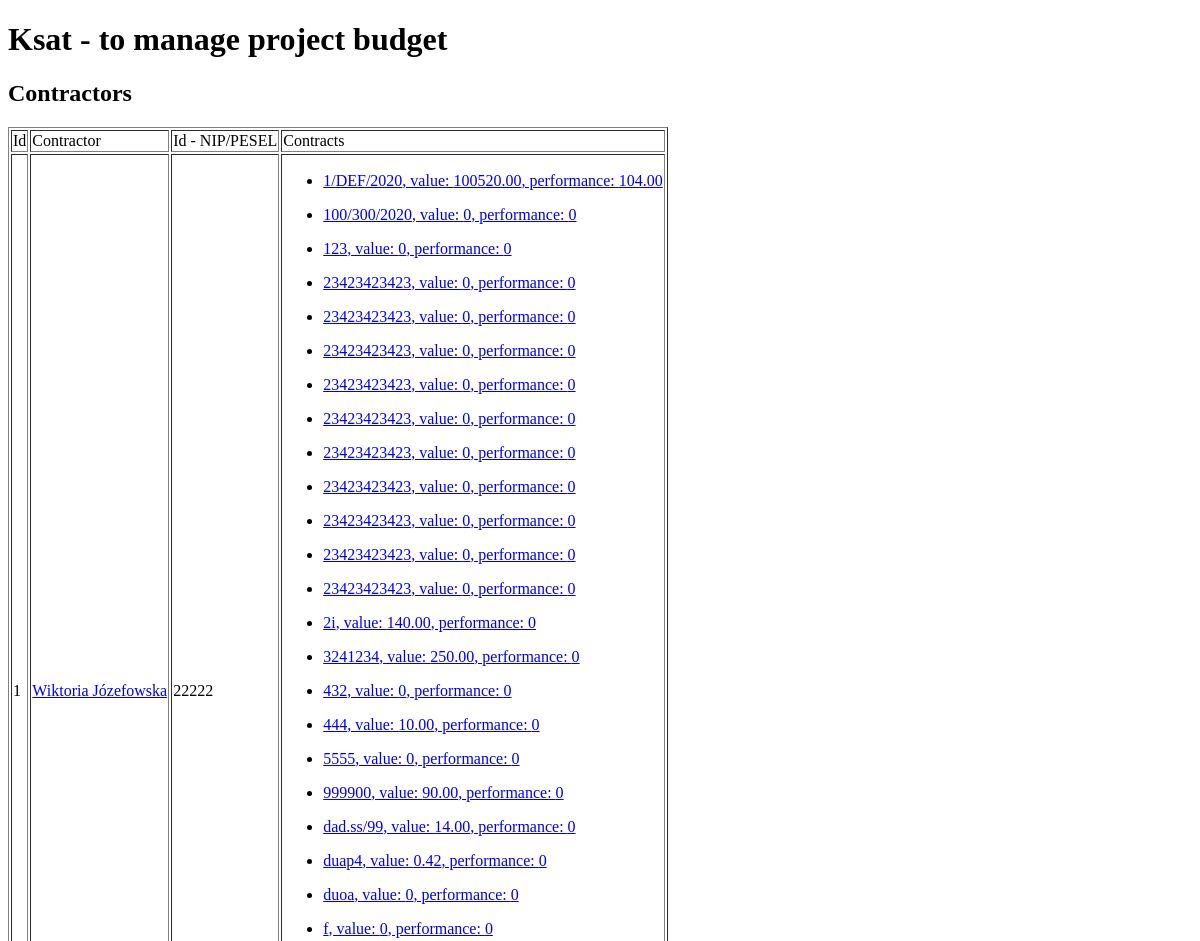
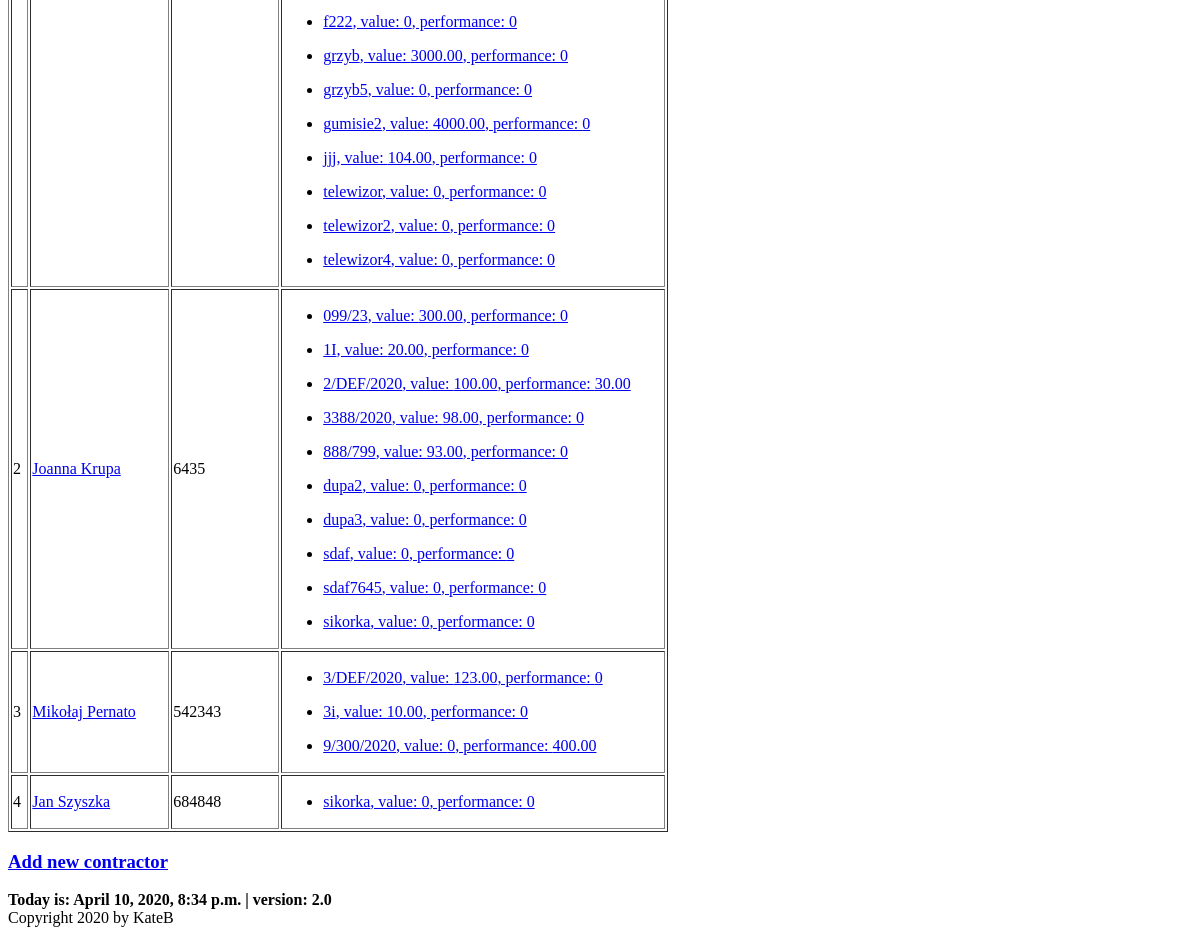
The page /ksat/contractors/ on the database as committed earlier (2 pictures, top to bottom).
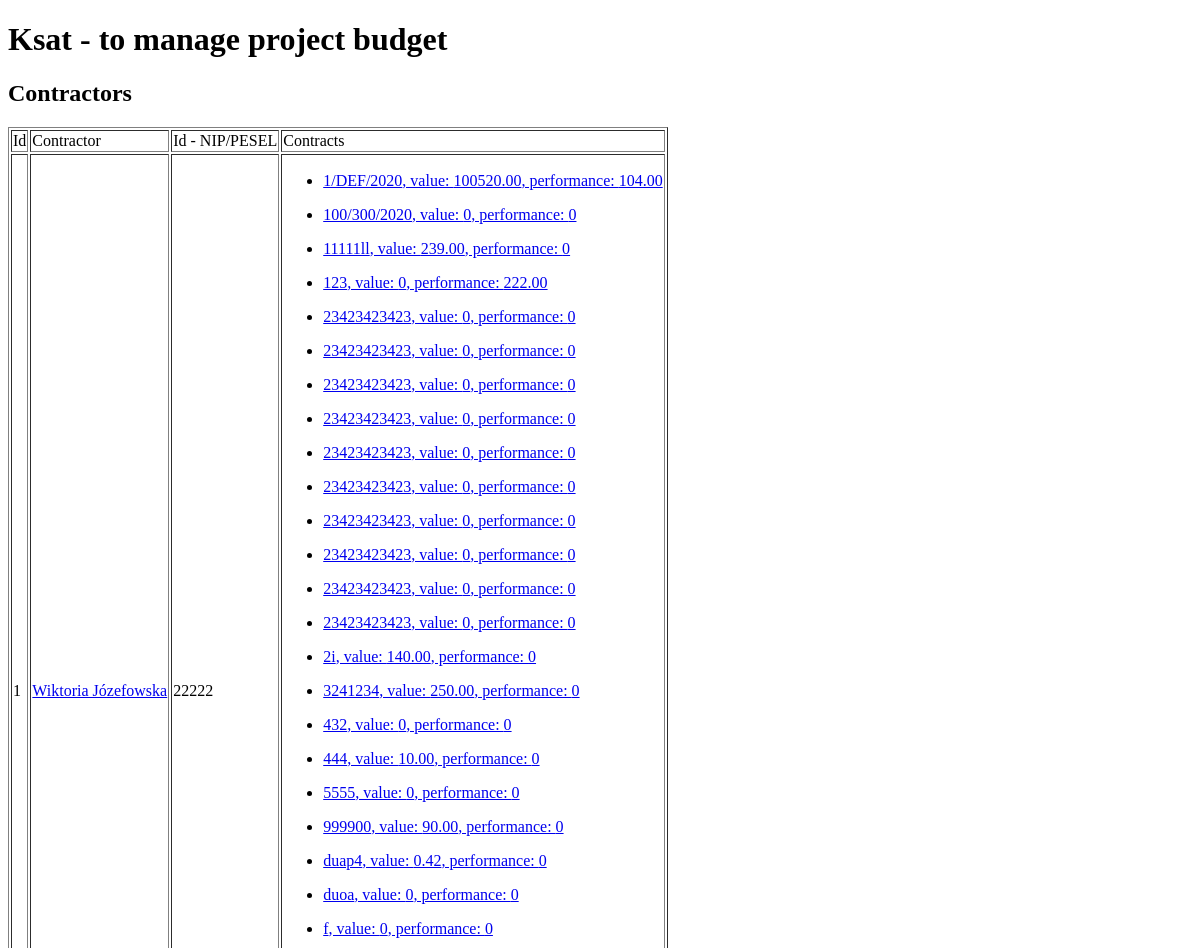
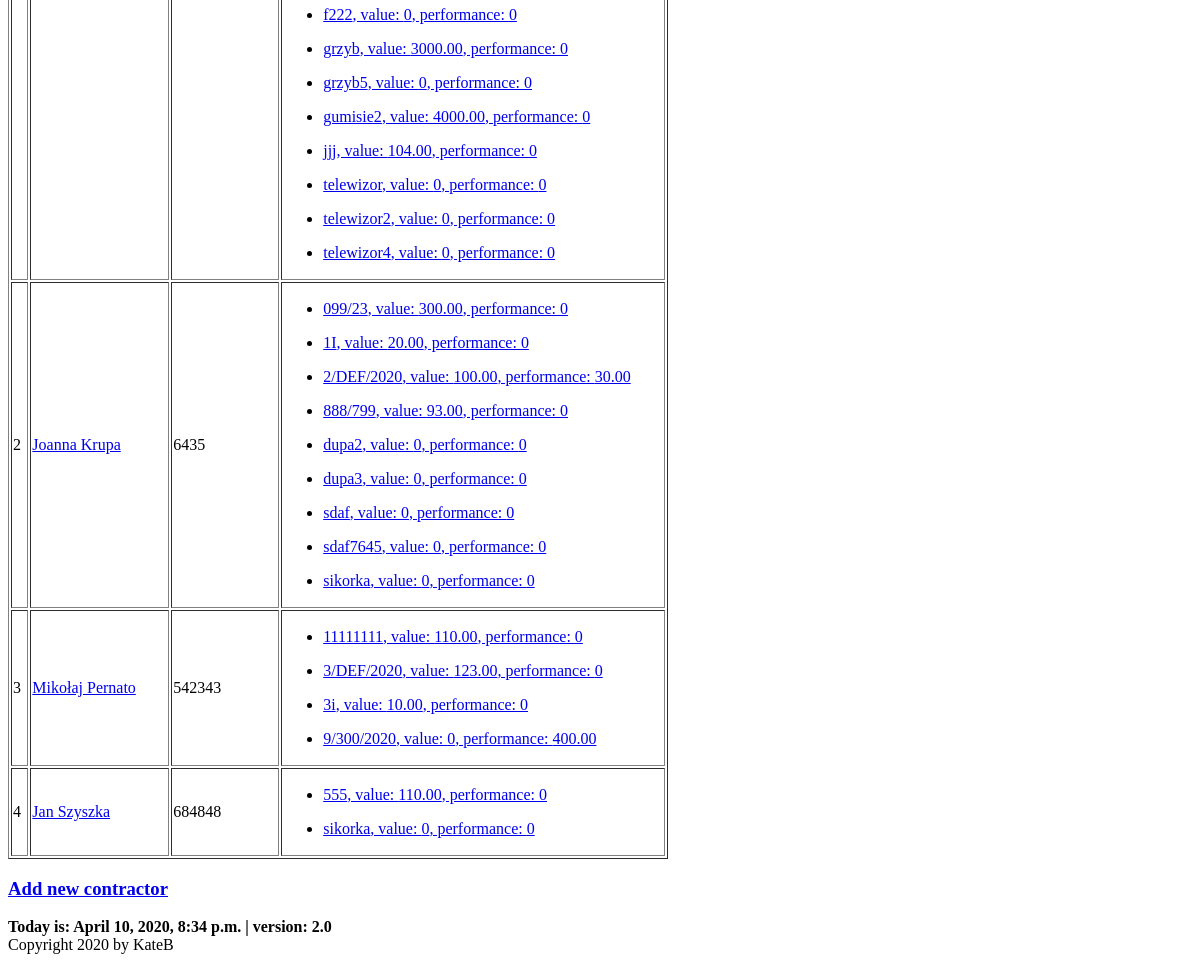
The same page on the database as committed later (2 pictures, top to bottom).
### budget/models.py (models this page shows, shortened)
class Contractor(models.Model):
    name = models.CharField(max_length=128)
    last_name = models.CharField(max_length=128)
    num = models.SmallIntegerField(blank=True)
    def get_absolute_url(self):
        return reverse('budget:contractor_details', kwargs={'contractor_id': self.pk})
    def __str__(self):
        return f'{self.name} {self.last_name}'
    class Meta:
        default_related_name = 'contractors'
        ordering = ('last_name',)
        verbose_name = 'contractor'

class Contract(models.Model):
    number = models.CharField(max_length=128)
    date = models.DateField()
    task = models.ForeignKey(Task, on_delete=models.CASCADE, related_name='contracts', related_query_name='contract')
    contractor = models.ForeignKey(Contractor, default=None, on_delete=models.CASCADE, related_name='contracts',
                                   related_query_name='contract')
    article = models.ManyToManyField(Articles, through='ContractArticle')
    def contract_value(self):
        value = ContractArticle.objects.filter(contract=self).aggregate(total=Sum('value'))['total']
        if value:
            return round(value, 2)
        return 0
    def contract_performance(self):
        fin_docs = FinancialDocument.objects.filter(contract=self)
        performance = 0
        for fin_doc in fin_docs:
            performance += fin_doc.fin_doc_value()
        return round(performance, 2)
    class Meta:
        default_related_name = 'contract'
        ordering = ('number', 'contractor')
        verbose_name = 'contract'

class FinancialDocument(models.Model):
    contract = models.ForeignKey(Contract, on_delete=models.CASCADE, related_name='fds', related_query_name='fd')
    contractor = models.ForeignKey(Contractor, default=None, on_delete=models.CASCADE, related_name='fds',
                                   related_query_name='fd')
    number = models.CharField(max_length=64, default=None)
    date = models.DateField()
    payment_date1 = models.DateField(blank=True, null=True)
    payment_date2 = models.DateField(blank=True, null=True)
    article = models.ManyToManyField(Articles, through='FinDocumentArticle')
    def fin_doc_value(self):
        value = FinDocumentArticle.objects.filter(fin_doc=self).aggregate(total=Sum('value'))['total']
        if value:
            return round(value, 2)
        return 0
    class Meta:
        default_related_name = 'fds'
        verbose_name = 'finacial_doc'

### budget/views.py (the view)
# urls.py: path('contractors/', views.ContractorView.as_view(), name='contractors'),
class ContractorView(ListView):
    model = Contractor
    template_name = 'budget/contractors.html'
    context_object_name = 'contractors'

### budget/my_context_processor.py (called while the page is built)
def cp(request):
    ctx = {
        "now": django.utils.timezone.now(),
        "version": "2.0"
    }
    return ctx

### budget/templates/budget/contractors.html (shortened to what this page needs)
{% extends 'base.html' %}
{% block content %}
    {{ block.super }}
    <h2>Contractors</h2>
    <table border="bold">
        <thead>
        <tr>
            <td>Id</td>
            <td>Contractor</td>
            <td>Id - NIP/PESEL</td>
            <td>Contracts</td>
        </tr>
        </thead>
        <tbody>
        {% for contractor in contractors %}
            <tr>
                <td>{{ forloop.counter }}</td>
                <td><a href="{{ contractor.get_absolute_url }}">{{ contractor }}</a></td>
                <td>{{ contractor.num }}</td>
                <td>{% if contractor.contracts.all %}
                    {% for contract in  contractor.contracts.all %}
                        <ul>
                            <li><a href="{% url 'budget:contract_details' contract.id %}">{{ contract.number }},
                                value: {{ contract.contract_value }},
                                performance: {{ contract.contract_performance }}</a></li>
                        </ul>
                    {% endfor %}
                {% else %}
                    No contracts yet
                {% endif %}</td>
            </tr>
        {% endfor %}
        </tbody>
    </table>
    <h3><a href="{% url 'budget:add_contractor' %}">Add new contractor</a></h3>
{% endblock %}

Rows that differ between the two databases and show on the page:
removed Contract: number "dad.ss/99", contract_value "14.00", contract_performance "0", shown under Contractor "Wiktoria Józefowska"
removed Contract: number "3388/2020", contract_value "98.00", contract_performance "0", shown under Contractor "Joanna Krupa"
added Contract: number "11111ll", contract_value "239.00", contract_performance "0", shown under Contractor "Wiktoria Józefowska"
computed for Contract (number 4 of 46 on the later page): contract_performance "0" → "222.00"
added Contract: number "11111111", contract_value "110.00", contract_performance "0", shown under Contractor "Mikołaj Pernato"
added Contract: number "555", contract_value "110.00", contract_performance "0", shown under Contractor "Jan Szyszka"
